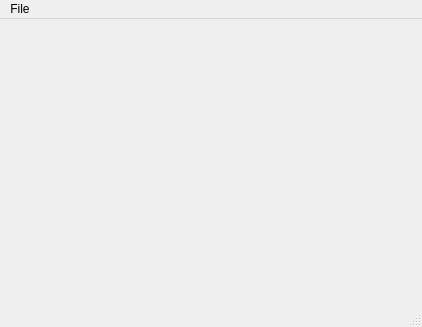
<?xml version="1.0" encoding="UTF-8"?>
<ui version="4.0">
 <class>heatMap</class>
 <widget class="QMainWindow" name="heatMap">
  <property name="geometry">
   <rect>
    <x>0</x>
    <y>0</y>
    <width>422</width>
    <height>327</height>
   </rect>
  </property>
  <property name="windowTitle">
   <string>Heat Map</string>
  </property>
  <property name="autoFillBackground">
   <bool>true</bool>
  </property>
  <widget class="QWidget" name="centralwidget">
   <layout class="QHBoxLayout" name="horizontalLayout">
    <item>
     <widget class="QLabel" name="heatMapImage">
      <property name="text">
       <string/>
      </property>
     </widget>
    </item>
   </layout>
  </widget>
  <widget class="QMenuBar" name="menubar">
   <property name="geometry">
    <rect>
     <x>0</x>
     <y>0</y>
     <width>422</width>
     <height>22</height>
    </rect>
   </property>
   <widget class="QMenu" name="menuFile">
    <property name="title">
     <string>File</string>
    </property>
    <widget class="QMenu" name="menuExport">
     <property name="title">
      <string>Export...</string>
     </property>
     <addaction name="actionPNG"/>
     <addaction name="actionPDF"/>
    </widget>
    <addaction name="menuExport"/>
   </widget>
   <addaction name="menuFile"/>
  </widget>
  <widget class="QStatusBar" name="statusbar"/>
  <action name="actionPNG">
   <property name="text">
    <string>PNG</string>
   </property>
  </action>
  <action name="actionPDF">
   <property name="text">
    <string>PDF</string>
   </property>
  </action>
 </widget>
 <resources/>
 <connections/>
</ui>
